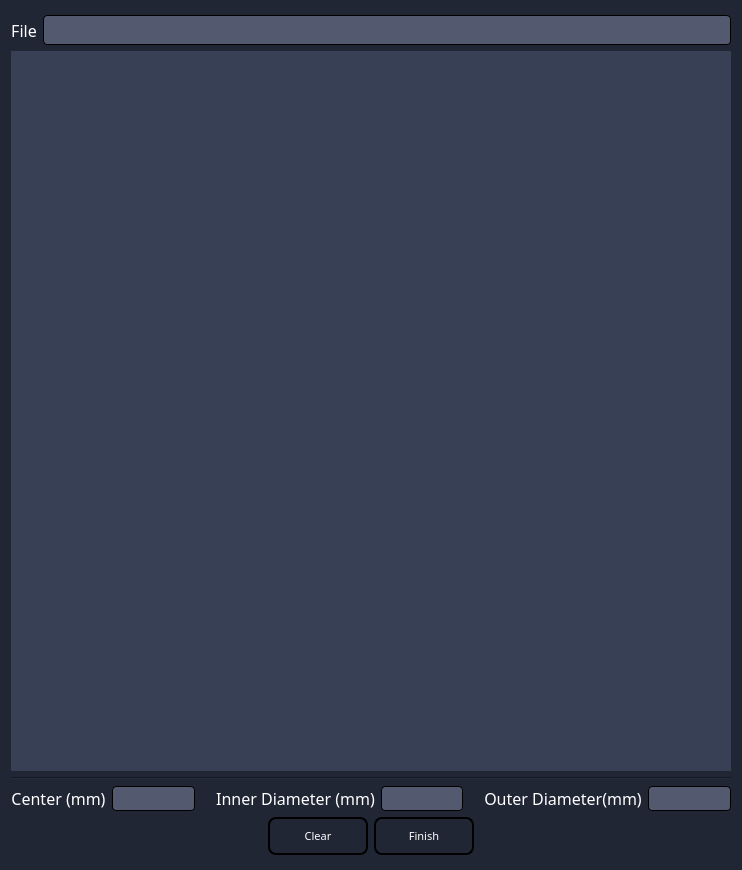
<?xml version="1.0" encoding="UTF-8"?>
<ui version="4.0">
 <class>Vessel_Quant</class>
 <widget class="QDialog" name="Vessel_Quant">
  <property name="geometry">
   <rect>
    <x>0</x>
    <y>0</y>
    <width>742</width>
    <height>870</height>
   </rect>
  </property>
  <property name="minimumSize">
   <size>
    <width>740</width>
    <height>870</height>
   </size>
  </property>
  <property name="maximumSize">
   <size>
    <width>742</width>
    <height>870</height>
   </size>
  </property>
  <property name="windowTitle">
   <string>Dialog</string>
  </property>
  <property name="styleSheet">
   <string notr="true">background-color:rgb(32, 38, 52);</string>
  </property>
  <layout class="QGridLayout" name="gridLayout_2">
   <item row="1" column="1">
    <layout class="QGridLayout" name="gridLayout">
     <item row="0" column="0">
      <layout class="QHBoxLayout" name="horizontalLayout">
       <item>
        <widget class="QLabel" name="label_FileInfo_6">
         <property name="maximumSize">
          <size>
           <width>16777215</width>
           <height>38</height>
          </size>
         </property>
         <property name="font">
          <font>
           <family>微软雅黑</family>
           <pointsize>12</pointsize>
          </font>
         </property>
         <property name="styleSheet">
          <string notr="true">color:rgb(255,255,255);</string>
         </property>
         <property name="text">
          <string>File</string>
         </property>
         <property name="alignment">
          <set>Qt::AlignCenter</set>
         </property>
        </widget>
       </item>
       <item>
        <widget class="QLineEdit" name="lineEdit_file">
         <property name="minimumSize">
          <size>
           <width>0</width>
           <height>30</height>
          </size>
         </property>
         <property name="font">
          <font>
           <family>Arial</family>
          </font>
         </property>
         <property name="styleSheet">
          <string notr="true">QLineEdit {
	border-radius: 4px;
	background-color:rgb(83, 89, 110);
	color:white;
	border: 1px solid black;
}

QLineEdit:disabled {
	border-radius: 4px;
	background-color:rgb(83, 89, 110);
	color:rgb(200, 200, 200);
	border: 0px solid black;
}</string>
         </property>
         <property name="readOnly">
          <bool>true</bool>
         </property>
        </widget>
       </item>
      </layout>
     </item>
     <item row="1" column="0">
      <widget class="QLabel" name="label_masked_enface">
       <property name="minimumSize">
        <size>
         <width>720</width>
         <height>720</height>
        </size>
       </property>
       <property name="maximumSize">
        <size>
         <width>720</width>
         <height>720</height>
        </size>
       </property>
       <property name="cursor">
        <cursorShape>CrossCursor</cursorShape>
       </property>
       <property name="styleSheet">
        <string notr="true">background-color: rgb(56, 64, 85);</string>
       </property>
       <property name="text">
        <string/>
       </property>
      </widget>
     </item>
     <item row="2" column="0">
      <widget class="Line" name="line_2">
       <property name="orientation">
        <enum>Qt::Horizontal</enum>
       </property>
      </widget>
     </item>
     <item row="3" column="0">
      <layout class="QHBoxLayout" name="horizontalLayout_3">
       <item>
        <widget class="QLabel" name="label_FileInfo_11">
         <property name="maximumSize">
          <size>
           <width>16777215</width>
           <height>25</height>
          </size>
         </property>
         <property name="font">
          <font>
           <family>微软雅黑</family>
           <pointsize>12</pointsize>
          </font>
         </property>
         <property name="styleSheet">
          <string notr="true">color:rgb(255,255,255);</string>
         </property>
         <property name="text">
          <string>Center (mm)</string>
         </property>
         <property name="alignment">
          <set>Qt::AlignCenter</set>
         </property>
        </widget>
       </item>
       <item>
        <widget class="QLineEdit" name="lineEdit_center">
         <property name="minimumSize">
          <size>
           <width>0</width>
           <height>25</height>
          </size>
         </property>
         <property name="styleSheet">
          <string notr="true">QLineEdit {
	border-radius: 4px;
	background-color:rgb(83, 89, 110);
	color:white;
	border: 1px solid black;
}

QLineEdit:disabled {
	border-radius: 4px;
	background-color:rgb(83, 89, 110);
	color:rgb(200, 200, 200);
	border: 0px solid black;
}</string>
         </property>
         <property name="readOnly">
          <bool>false</bool>
         </property>
        </widget>
       </item>
       <item>
        <spacer name="horizontalSpacer_5">
         <property name="orientation">
          <enum>Qt::Horizontal</enum>
         </property>
         <property name="sizeHint" stdset="0">
          <size>
           <width>40</width>
           <height>20</height>
          </size>
         </property>
        </spacer>
       </item>
       <item>
        <widget class="QLabel" name="label_FileInfo_13">
         <property name="maximumSize">
          <size>
           <width>16777215</width>
           <height>25</height>
          </size>
         </property>
         <property name="font">
          <font>
           <family>微软雅黑</family>
           <pointsize>12</pointsize>
          </font>
         </property>
         <property name="styleSheet">
          <string notr="true">color:rgb(255,255,255);</string>
         </property>
         <property name="text">
          <string>Inner Diameter (mm)</string>
         </property>
         <property name="alignment">
          <set>Qt::AlignCenter</set>
         </property>
        </widget>
       </item>
       <item>
        <widget class="QLineEdit" name="lineEdit_inner_diameter">
         <property name="minimumSize">
          <size>
           <width>0</width>
           <height>25</height>
          </size>
         </property>
         <property name="styleSheet">
          <string notr="true">QLineEdit {
	border-radius: 4px;
	background-color:rgb(83, 89, 110);
	color:white;
	border: 1px solid black;
}

QLineEdit:disabled {
	border-radius: 4px;
	background-color:rgb(83, 89, 110);
	color:rgb(200, 200, 200);
	border: 0px solid black;
}</string>
         </property>
         <property name="text">
          <string/>
         </property>
         <property name="readOnly">
          <bool>false</bool>
         </property>
        </widget>
       </item>
       <item>
        <spacer name="horizontalSpacer_6">
         <property name="orientation">
          <enum>Qt::Horizontal</enum>
         </property>
         <property name="sizeHint" stdset="0">
          <size>
           <width>40</width>
           <height>20</height>
          </size>
         </property>
        </spacer>
       </item>
       <item>
        <widget class="QLabel" name="label_FileInfo_14">
         <property name="maximumSize">
          <size>
           <width>16777215</width>
           <height>25</height>
          </size>
         </property>
         <property name="font">
          <font>
           <family>微软雅黑</family>
           <pointsize>12</pointsize>
          </font>
         </property>
         <property name="styleSheet">
          <string notr="true">color:rgb(255,255,255);</string>
         </property>
         <property name="text">
          <string>Outer Diameter(mm)</string>
         </property>
         <property name="alignment">
          <set>Qt::AlignCenter</set>
         </property>
        </widget>
       </item>
       <item>
        <widget class="QLineEdit" name="lineEdit_outer_diameter">
         <property name="minimumSize">
          <size>
           <width>0</width>
           <height>25</height>
          </size>
         </property>
         <property name="styleSheet">
          <string notr="true">QLineEdit {
	border-radius: 4px;
	background-color:rgb(83, 89, 110);
	color:white;
	border: 1px solid black;
}

QLineEdit:disabled {
	border-radius: 4px;
	background-color:rgb(83, 89, 110);
	color:rgb(200, 200, 200);
	border: 0px solid black;
}</string>
         </property>
         <property name="text">
          <string/>
         </property>
         <property name="readOnly">
          <bool>false</bool>
         </property>
        </widget>
       </item>
      </layout>
     </item>
     <item row="4" column="0">
      <layout class="QHBoxLayout" name="horizontalLayout_2">
       <item>
        <spacer name="horizontalSpacer_2">
         <property name="orientation">
          <enum>Qt::Horizontal</enum>
         </property>
         <property name="sizeHint" stdset="0">
          <size>
           <width>40</width>
           <height>20</height>
          </size>
         </property>
        </spacer>
       </item>
       <item>
        <widget class="QToolButton" name="button_clear">
         <property name="minimumSize">
          <size>
           <width>100</width>
           <height>38</height>
          </size>
         </property>
         <property name="maximumSize">
          <size>
           <width>100</width>
           <height>38</height>
          </size>
         </property>
         <property name="font">
          <font>
           <family>微软雅黑</family>
           <pointsize>8</pointsize>
          </font>
         </property>
         <property name="styleSheet">
          <string notr="true">QToolButton {
	color:white; 
	background:qlineargradient(spread:pad, x1:0, y1:1, x2:0, y2:0, 		stop:0 rgba(32, 38, 52, 255), 
		stop:1 rgba(91, 99, 120, 255));
	border: 2px solid black;
	border-radius: 8px;
}

QToolButton:checked {
	color:white; 
	background-color: rgba(121, 129, 150, 255);
	border: 2px solid black;
	border-radius: 8px;
	padding: 0;
}

QToolButton:disabled {
	color:gray; 
	background-color: rgba(32, 38, 52, 255);
	border: 2px solid black;
	border-radius: 8px;
	padding: 0;
}</string>
         </property>
         <property name="text">
          <string>Clear</string>
         </property>
         <property name="icon">
          <iconset>
           <normaloff>icons/show.png</normaloff>icons/show.png</iconset>
         </property>
         <property name="iconSize">
          <size>
           <width>18</width>
           <height>18</height>
          </size>
         </property>
         <property name="checkable">
          <bool>false</bool>
         </property>
         <property name="toolButtonStyle">
          <enum>Qt::ToolButtonTextUnderIcon</enum>
         </property>
        </widget>
       </item>
       <item>
        <widget class="QToolButton" name="button_finish">
         <property name="minimumSize">
          <size>
           <width>100</width>
           <height>38</height>
          </size>
         </property>
         <property name="maximumSize">
          <size>
           <width>100</width>
           <height>38</height>
          </size>
         </property>
         <property name="font">
          <font>
           <family>微软雅黑</family>
           <pointsize>8</pointsize>
          </font>
         </property>
         <property name="styleSheet">
          <string notr="true">QToolButton {
	color:white; 
	background:qlineargradient(spread:pad, x1:0, y1:1, x2:0, y2:0, 		stop:0 rgba(32, 38, 52, 255), 
		stop:1 rgba(91, 99, 120, 255));
	border: 2px solid black;
	border-radius: 8px;
}

QToolButton:checked {
	color:white; 
	background-color: rgba(121, 129, 150, 255);
	border: 2px solid black;
	border-radius: 8px;
	padding: 0;
}

QToolButton:disabled {
	color:gray; 
	background-color: rgba(32, 38, 52, 255);
	border: 2px solid black;
	border-radius: 8px;
	padding: 0;
}</string>
         </property>
         <property name="text">
          <string>Finish</string>
         </property>
         <property name="icon">
          <iconset>
           <normaloff>icons/finish.png</normaloff>icons/finish.png</iconset>
         </property>
         <property name="iconSize">
          <size>
           <width>18</width>
           <height>18</height>
          </size>
         </property>
         <property name="toolButtonStyle">
          <enum>Qt::ToolButtonTextUnderIcon</enum>
         </property>
        </widget>
       </item>
       <item>
        <spacer name="horizontalSpacer">
         <property name="orientation">
          <enum>Qt::Horizontal</enum>
         </property>
         <property name="sizeHint" stdset="0">
          <size>
           <width>40</width>
           <height>20</height>
          </size>
         </property>
        </spacer>
       </item>
      </layout>
     </item>
    </layout>
   </item>
   <item row="2" column="1">
    <spacer name="verticalSpacer">
     <property name="orientation">
      <enum>Qt::Vertical</enum>
     </property>
     <property name="sizeHint" stdset="0">
      <size>
       <width>20</width>
       <height>40</height>
      </size>
     </property>
    </spacer>
   </item>
   <item row="1" column="0">
    <spacer name="horizontalSpacer_3">
     <property name="orientation">
      <enum>Qt::Horizontal</enum>
     </property>
     <property name="sizeHint" stdset="0">
      <size>
       <width>40</width>
       <height>20</height>
      </size>
     </property>
    </spacer>
   </item>
   <item row="1" column="2">
    <spacer name="horizontalSpacer_4">
     <property name="orientation">
      <enum>Qt::Horizontal</enum>
     </property>
     <property name="sizeHint" stdset="0">
      <size>
       <width>40</width>
       <height>20</height>
      </size>
     </property>
    </spacer>
   </item>
   <item row="0" column="1">
    <spacer name="verticalSpacer_2">
     <property name="orientation">
      <enum>Qt::Vertical</enum>
     </property>
     <property name="sizeHint" stdset="0">
      <size>
       <width>20</width>
       <height>40</height>
      </size>
     </property>
    </spacer>
   </item>
  </layout>
 </widget>
 <layoutdefault spacing="6" margin="11"/>
 <resources/>
 <connections/>
</ui>
